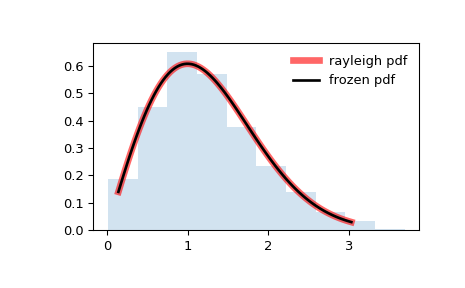

Recreate this plot in Python.
from scipy.stats import rayleigh
import matplotlib.pyplot as plt
fig, ax = plt.subplots(1, 1)

# Calculate the first four moments:

mean, var, skew, kurt = rayleigh.stats(moments='mvsk')

# Display the probability density function (``pdf``):

x = np.linspace(rayleigh.ppf(0.01),
                rayleigh.ppf(0.99), 100)
ax.plot(x, rayleigh.pdf(x),
       'r-', lw=5, alpha=0.6, label='rayleigh pdf')

# Alternatively, the distribution object can be called (as a function)
# to fix the shape, location and scale parameters. This returns a "frozen"
# RV object holding the given parameters fixed.

# Freeze the distribution and display the frozen ``pdf``:

rv = rayleigh()
ax.plot(x, rv.pdf(x), 'k-', lw=2, label='frozen pdf')

# Check accuracy of ``cdf`` and ``ppf``:

vals = rayleigh.ppf([0.001, 0.5, 0.999])
np.allclose([0.001, 0.5, 0.999], rayleigh.cdf(vals))
# True

# Generate random numbers:

r = rayleigh.rvs(size=1000)

# And compare the histogram:

ax.hist(r, density=True, histtype='stepfilled', alpha=0.2)
ax.legend(loc='best', frameon=False)
plt.show()
